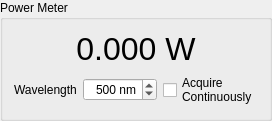
         <widget class="QGroupBox" name="groupBox_2">
          <property name="title">
           <string>Power Meter</string>
          </property>
          <layout class="QGridLayout" name="gridLayout_9">
           <item row="1" column="0">
            <widget class="QLabel" name="label_26">
             <property name="text">
              <string>Wavelength</string>
             </property>
            </widget>
           </item>
           <item row="0" column="0" colspan="3">
            <widget class="QLabel" name="power_meter_power_label">
             <property name="font">
              <font>
               <pointsize>24</pointsize>
              </font>
             </property>
             <property name="text">
              <string>0.000 W</string>
             </property>
             <property name="textFormat">
              <enum>Qt::PlainText</enum>
             </property>
             <property name="alignment">
              <set>Qt::AlignCenter</set>
             </property>
            </widget>
           </item>
           <item row="1" column="2">
            <widget class="QCheckBox" name="power_meter_acquire_cont_checkBox">
             <property name="enabled">
              <bool>true</bool>
             </property>
             <property name="text">
              <string>Acquire
Continuously</string>
             </property>
            </widget>
           </item>
           <item row="1" column="1">
            <widget class="QDoubleSpinBox" name="power_meter_wl_doubleSpinBox">
             <property name="alignment">
              <set>Qt::AlignRight|Qt::AlignTrailing|Qt::AlignVCenter</set>
             </property>
             <property name="prefix">
              <string/>
             </property>
             <property name="suffix">
              <string> nm</string>
             </property>
             <property name="decimals">
              <number>0</number>
             </property>
             <property name="minimum">
              <double>100.000000000000000</double>
             </property>
             <property name="maximum">
              <double>3000.000000000000000</double>
             </property>
             <property name="value">
              <double>500.000000000000000</double>
             </property>
            </widget>
           </item>
          </layout>
         </widget>
